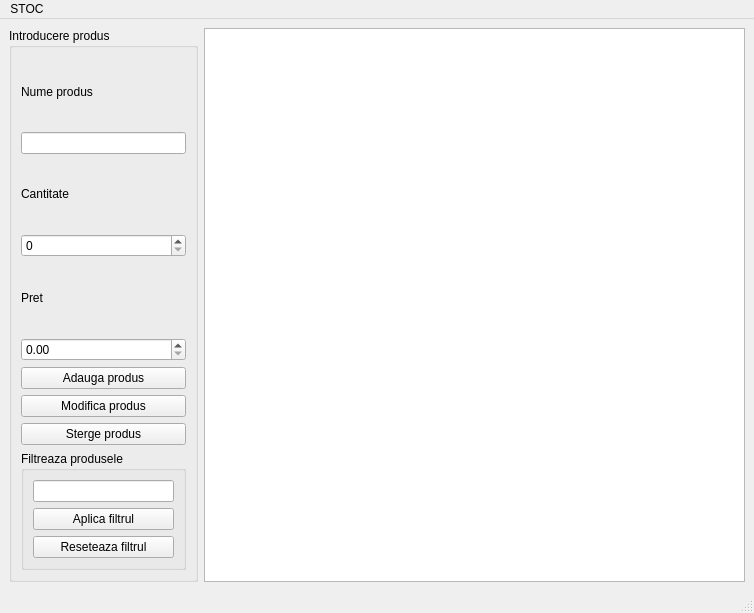
<?xml version="1.0" encoding="UTF-8"?>
<ui version="4.0">
 <class>MainWindow</class>
 <widget class="QMainWindow" name="MainWindow">
  <property name="geometry">
   <rect>
    <x>0</x>
    <y>0</y>
    <width>754</width>
    <height>613</height>
   </rect>
  </property>
  <property name="windowTitle">
   <string>MainWindow</string>
  </property>
  <property name="styleSheet">
   <string notr="true"/>
  </property>
  <widget class="QWidget" name="centralwidget">
   <layout class="QGridLayout" name="gridLayout_2">
    <item row="0" column="0">
     <widget class="QGroupBox" name="inputGroup">
      <property name="title">
       <string>Introducere produs</string>
      </property>
      <layout class="QVBoxLayout" name="verticalLayout">
       <item>
        <widget class="QLabel" name="label_3">
         <property name="text">
          <string>Nume produs</string>
         </property>
        </widget>
       </item>
       <item>
        <widget class="QLineEdit" name="nameLineEdit"/>
       </item>
       <item>
        <widget class="QLabel" name="label_2">
         <property name="text">
          <string>Cantitate</string>
         </property>
        </widget>
       </item>
       <item>
        <widget class="QSpinBox" name="quantitySpinBox"/>
       </item>
       <item>
        <widget class="QLabel" name="label">
         <property name="text">
          <string>Pret</string>
         </property>
        </widget>
       </item>
       <item>
        <widget class="QDoubleSpinBox" name="priceDoubleSpinBox">
         <property name="decimals">
          <number>2</number>
         </property>
         <property name="maximum">
          <double>100000000.000000000000000</double>
         </property>
        </widget>
       </item>
       <item>
        <widget class="QPushButton" name="addButton">
         <property name="text">
          <string>Adauga produs</string>
         </property>
        </widget>
       </item>
       <item>
        <widget class="QPushButton" name="editButton">
         <property name="text">
          <string>Modifica produs</string>
         </property>
        </widget>
       </item>
       <item>
        <widget class="QPushButton" name="removeButton">
         <property name="text">
          <string>Sterge produs</string>
         </property>
        </widget>
       </item>
       <item>
        <widget class="QGroupBox" name="filterGroup">
         <property name="title">
          <string>Filtreaza produsele</string>
         </property>
         <layout class="QGridLayout" name="gridLayout">
          <item row="0" column="0">
           <widget class="QLineEdit" name="filterLineEdit"/>
          </item>
          <item row="1" column="0">
           <widget class="QPushButton" name="filterButton">
            <property name="text">
             <string>Aplica filtrul</string>
            </property>
           </widget>
          </item>
          <item row="2" column="0">
           <widget class="QPushButton" name="resetFilterButton">
            <property name="text">
             <string>Reseteaza filtrul</string>
            </property>
           </widget>
          </item>
         </layout>
        </widget>
       </item>
      </layout>
     </widget>
    </item>
    <item row="0" column="1">
     <widget class="QTableView" name="productTableView">
      <property name="minimumSize">
       <size>
        <width>541</width>
        <height>0</height>
       </size>
      </property>
      <property name="styleSheet">
       <string notr="true"/>
      </property>
     </widget>
    </item>
   </layout>
  </widget>
  <widget class="QMenuBar" name="menubar">
   <property name="geometry">
    <rect>
     <x>0</x>
     <y>0</y>
     <width>754</width>
     <height>25</height>
    </rect>
   </property>
   <widget class="QMenu" name="menuSTOC">
    <property name="title">
     <string>STOC</string>
    </property>
   </widget>
   <addaction name="menuSTOC"/>
  </widget>
  <widget class="QStatusBar" name="statusbar"/>
 </widget>
 <resources/>
 <connections/>
</ui>
